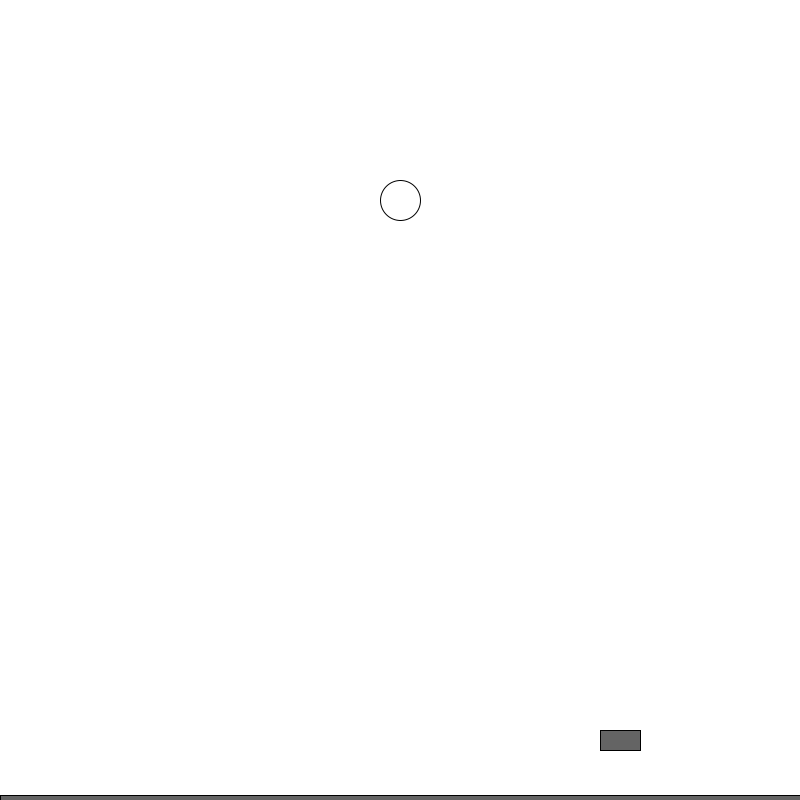
Frame 1 (no input)
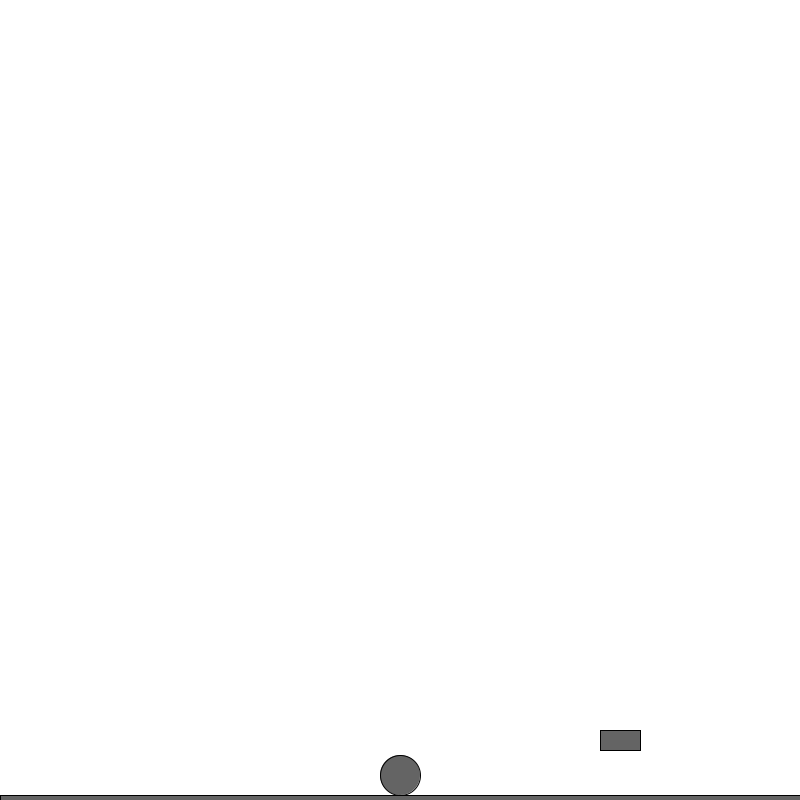
Frame 60 (the mouse pressed at the canvas centre just before this capture)
Frame 120 (the mouse held since frame 60 and released just before this capture): identical to frame 60, image omitted

The Processing sketch that drew these frames (run headless with seeded random() and noise(); from frame 60 on, the mouse is pressed at the canvas centre):

// Processing sketch: SimpleVectorJump
// ── SimpleVectorJump.pde
boolean left, right = false;
PVector pos;
PVector velocity;
PVector acceleration;
boolean onGround = false;
float size = 40;
float speed = 2;
float topspeed = 25;
float jumpForce = 8;
boolean jump = false;



float gravity = -.02;
float friction = .8;



Platform plat = new Platform(600, 730, 40, 20);
Platform theFloor = new Platform(0, 795, 800, 10);


ArrayList<Platform> platforms = new ArrayList<Platform>();
void setup()
{
  pos = new PVector(400, 200);
  velocity = new PVector(0, 0);
  acceleration = new PVector(0, 0);



  //for (int i=0; i < 10; i++)
  //{
  //  platforms.add(new Platform(200, i *80 + 20, 50, 20));
  //  platforms.add(new Platform(600, i *80 + 20, 50, 20));
  //}
  
  
  
  size(800, 800);
}

void draw()
{
  background(255);
  ellipse(pos.x, pos.y, size, size);


  if (jump)
  {
    onGround = false;
    jump = false;
  }

  if (onGround == false)
  {
    acceleration.y -= gravity;
  }



  velocity.add(acceleration);
 
    velocity.x *= friction;
  
  velocity.limit(topspeed);





  pos.add(velocity);



  Inputs();
  UpdatePlatforms();
}

void Inputs()
{

  if (left)
  {
    velocity.x -= speed;
  }
  if (right)
  {
    velocity.x += speed;
  }
}

void UpdatePlatforms()
{
  int touchCount =0;


  theFloor.Render();
  plat.Render();

  //for (Platform p : platforms)
  //{
  //  p.Render();
  //  if (p.isTouchingTop(pos))
  //  {
  //    pos.y = p.pos.y-size/2;
  //    onGround = true;
  //    acceleration.y=0;
  //    // acceleration.x=0;
  //    velocity.y=0;
  //    //velocity.x=0;
  //    touchCount++;
  //  }
  //}

  if (plat.isTouchingTop(pos))
  {
    pos.y = plat.pos.y-size/2;
    onGround = true;
    acceleration.y=0;
    // acceleration.x=0;
    velocity.y=0;
    //velocity.x=0;
    touchCount++;
  }

  if (theFloor.isTouchingTop(pos))
  {
    pos.y = theFloor.pos.y-size/2;
    onGround = true;
    acceleration.y=0;
    // acceleration.x=0;
    velocity.y=0;
    // velocity.x=0;
    touchCount++;
  }

  if (touchCount == 0)
  {
    onGround = false;
  }
}


void keyPressed()
{
  if (key == ' ')
  {
    velocity.y = -jumpForce;
    onGround = false;
    jump = true;
  }
  if (key == 'a')
  {
    left = true;
  }
  if (key == 'd')
  {
    right = true;
  }
}

void keyReleased()
{
  if (key == 'a')
  {
    left = false;
  }
  if (key == 'd')
  {
    right = false;
  }
}

// ── Platform.pde
class Platform
{
  PVector pos;
  float w;
  float h;
  
  
  Platform(float x, float y, float _w, float _h)
  {
    pos = new PVector(x,y);
    w = _w;
    h = _h;
  }
  
  void Render()
  {
    fill(100);
    rect(pos.x,pos.y,w,h);
  }
  
  boolean isTouchingTop(PVector player)
  {
    if(player.x > pos.x && player.x < pos.x + w)
    {
      if(abs(player.y - pos.y) < size/2)
      {
        return true;
      }
    }
    
    return false;
  }
}
